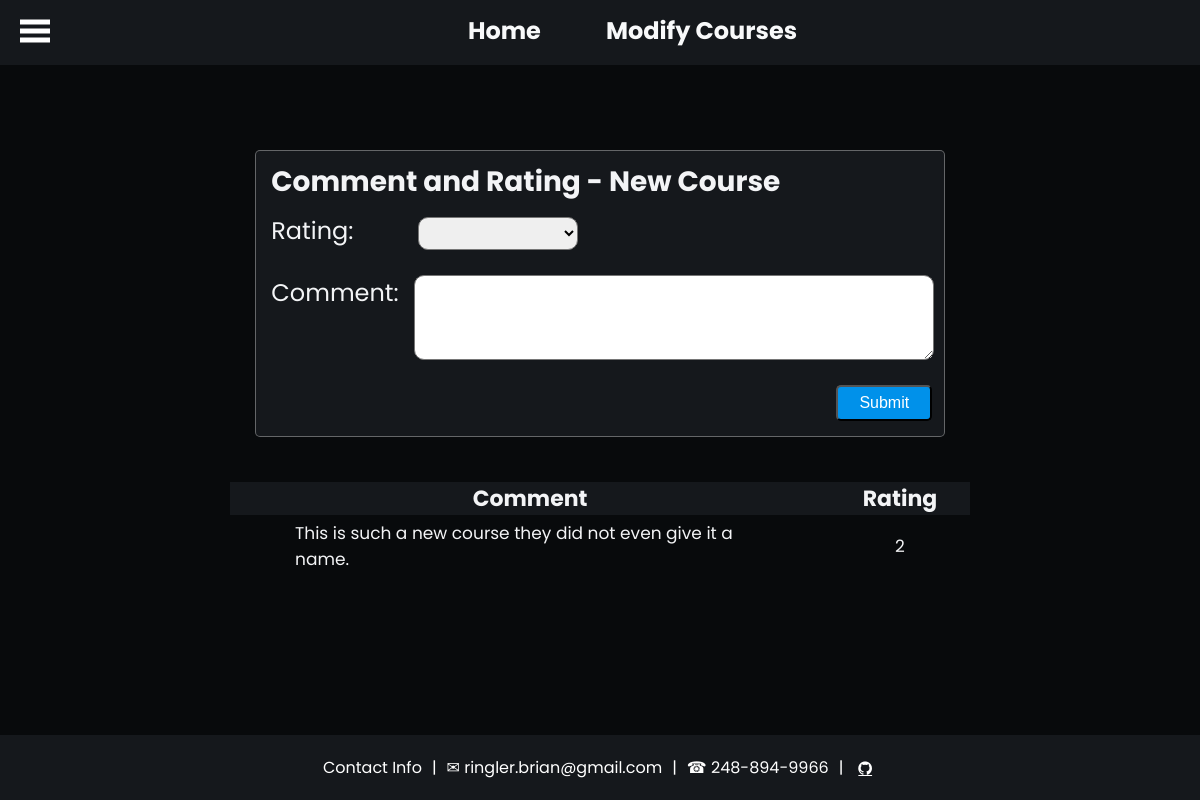
Page /courses/comment/12/ on the committed database.
### courses_app/models.py (models this page shows, shortened)
class Course(models.Model):
    course_name = models.CharField(max_length=50, null=False)
    created_at = models.DateTimeField(auto_now_add=True)
    updated_at = models.DateTimeField(auto_now=True)
    objects = ValidationManager()

class Comment(models.Model):
    USER_RATING = [
        (1, '⭐'),
        (2, '⭐⭐'),
        (3, '⭐⭐⭐'),
        (4, '⭐⭐⭐⭐⭐'),
        (5, '⭐⭐⭐⭐⭐⭐'),
    ]
    comment = models.CharField(max_length=255, null=True)
    rating = models.CharField(max_length=5, choices=USER_RATING, default=1, null=True)
    course = models.ForeignKey(Course, related_name='course_name_fk', on_delete=models.CASCADE)
    created_at = models.DateTimeField(auto_now_add=True)
    updated_at = models.DateTimeField(auto_now=True)
    objects = ValidationManager()

### courses_app/views.py (the view, shortened to what this page needs)
# urls.py: path('courses/comment/<int:id_rate>/', views.comment_courses_view, name='comment_courses'),
def comment_courses_view(request, id_rate):
    '''the id_rate is from Course table. First, get all comments then
    filter using id_rate but based on Course table'''
    context = {
        'all_comm_rate' :  Comment.objects.filter(course__id=id_rate),
        'id_comm' : id_rate,
        'course_name' : Course.objects.get(id=id_rate)
    }
    return render(request, 'comment_courses.html', context)

### courses_app/templates/comment_courses.html (shortened to what this page needs)
{% extends "base.html" %}
{% block head %}
    {% load static %}
    <link rel="stylesheet" href="{% static 'css/comment_courses.css' %}" />
    <link rel="stylesheet" href="{% static 'css/comment_footer.css' %}" />
{% endblock head %}
{% block content %}
<div class="comm-rate-wrapper">
    <form action="/courses/comment/{{ id_comm }}/" method="POST" name="comment-frm">
        <h1 class="comm-title">Comment and Rating - {{ course_name.course_name }}</h1>
        <div>
            <label for="course-rating">Rating:</label>
            <select name="course-rating-nm" id="rate-course">
                <option name="course-rating-nm" value="0"></option>
                <option name="course-rating-nm" value="1">⭐</option>
            </select>
        </div>
        <div id="comm-desc-sec">
            <label for="course-comm">Comment:</label>
            <textarea id="course-comm" name="course-comm-nm"></textarea>
        </div>
        <input type="submit" id="course-comm-submit">
    </form>
    <table class="courses-tbl">
        <thead>
            <tr>
                <th>Comment</th>
                <th>Rating</th>
            </tr>
        </thead>
        <tbody>
            {% for all in all_comm_rate %}
            <tr>
                <td>{{ all.comment }}</td>
                <td>{{ all.rating }}</td>
            </tr>
            {% endfor %}
        </tbody>
    </table>
</div>
{% endblock %}

### courses_app/static/css/base.css (style rules this page uses)
* { margin: 0; padding: 0; box-sizing: border-box; }
body { height: 100%; font-family: 'Poppins', sans-serif; background-color: #080A0C; color: #F3F4F6; }
input[type="submit"], button { height: 2.25rem; width: 6rem; font-size: 1.0rem; border-radius: 5px; background-color:rgb(0, 145, 234); color: white; }

### courses_app/static/css/nav_bar.css (style rules this page uses)
* { margin: 0; padding: 0; box-sizing: border-box; }

### courses_app/static/css/comment_courses.css (style rules this page uses)
* { margin: 0; padding: 0; box-sizing: border-box; }
.comm-rate-wrapper { display: flex; flex-flow: column; align-items: center; }
form[name="comment-frm"] { margin-top: 85px; padding: 10px 10px 15px 15px; border: .5px solid rgba(245, 245, 245, 0.35); background-color: #15181C; border-radius: 5px; }
h1 { margin: auto; font-size: 28px; margin-bottom: 10px; }
label { font-size: 24px; }
textarea, select { border-radius: 10px; padding: 6px 12px; height: 2.1rem; width: 160px; font-size: 1.0rem; font-family: 'Poppins', sans-serif; resize: vertical; margin-bottom: 25px; }
textarea { width: 520px; height: 85px; margin-left: 15px; }
#rate-course { margin-left: 60px; }
#comm-desc-sec { display: flex; flex-flow: row; justify-content: flex-start; }
#course-comm-submit { margin-left: 565px; }
table { width: auto; table-layout: auto; margin-top: 45px; font-size: 20px; border-collapse: separate; border-spacing: 0px; }
th { font-size: 22px; margin: 0 10px 0 10px; background-color: #15181C; }
td { padding: 5px 65px; font-size: 17px; max-width: 600px; }

### courses_app/static/css/comment_footer.css (style rules this page uses)
* { margin: 0; padding: 0; box-sizing: border-box; }

### rows in the picture
Course: course_name "New Course"
Comment: comment "This is such a new course they did not even give it a name.", rating "2"
